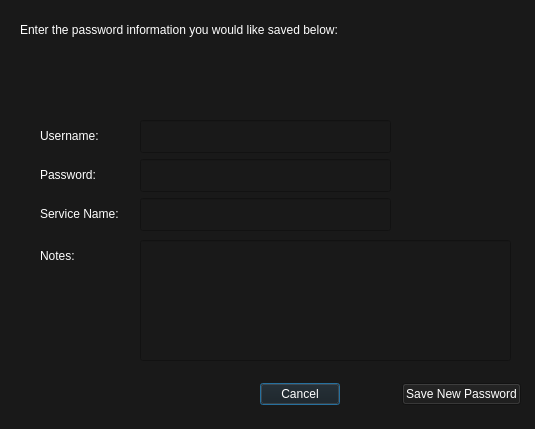
<?xml version="1.0" encoding="UTF-8"?>
<ui version="4.0">
 <class>Dialog</class>
 <widget class="QDialog" name="Dialog">
  <property name="geometry">
   <rect>
    <x>0</x>
    <y>0</y>
    <width>535</width>
    <height>429</height>
   </rect>
  </property>
  <property name="windowTitle">
   <string>Dialog</string>
  </property>
  <property name="autoFillBackground">
   <bool>false</bool>
  </property>
  <property name="styleSheet">
   <string notr="true">background-color: rgb(25,25,25)</string>
  </property>
  <widget class="QLabel" name="label_2">
   <property name="geometry">
    <rect>
     <x>40</x>
     <y>159</y>
     <width>93</width>
     <height>33</height>
    </rect>
   </property>
   <property name="text">
    <string>&lt;html&gt;&lt;head/&gt;&lt;body&gt;&lt;p&gt;&lt;span style=&quot; color:#ffffff;&quot;&gt;Password:&lt;/span&gt;&lt;/p&gt;&lt;/body&gt;&lt;/html&gt;</string>
   </property>
  </widget>
  <widget class="QLabel" name="label_4">
   <property name="geometry">
    <rect>
     <x>40</x>
     <y>198</y>
     <width>93</width>
     <height>33</height>
    </rect>
   </property>
   <property name="text">
    <string>&lt;html&gt;&lt;head/&gt;&lt;body&gt;&lt;p&gt;&lt;span style=&quot; color:#ffffff;&quot;&gt;Service Name:&lt;/span&gt;&lt;/p&gt;&lt;/body&gt;&lt;/html&gt;</string>
   </property>
  </widget>
  <widget class="QLineEdit" name="password_input">
   <property name="geometry">
    <rect>
     <x>140</x>
     <y>159</y>
     <width>251</width>
     <height>33</height>
    </rect>
   </property>
  </widget>
  <widget class="QLineEdit" name="service_name_input">
   <property name="geometry">
    <rect>
     <x>140</x>
     <y>198</y>
     <width>251</width>
     <height>33</height>
    </rect>
   </property>
  </widget>
  <widget class="QLabel" name="label">
   <property name="geometry">
    <rect>
     <x>40</x>
     <y>120</y>
     <width>93</width>
     <height>33</height>
    </rect>
   </property>
   <property name="text">
    <string>&lt;html&gt;&lt;head/&gt;&lt;body&gt;&lt;p&gt;&lt;span style=&quot; color:#ffffff;&quot;&gt;Username:&lt;/span&gt;&lt;/p&gt;&lt;/body&gt;&lt;/html&gt;</string>
   </property>
  </widget>
  <widget class="QLineEdit" name="username_input">
   <property name="geometry">
    <rect>
     <x>140</x>
     <y>120</y>
     <width>251</width>
     <height>33</height>
    </rect>
   </property>
  </widget>
  <widget class="QLabel" name="label_3">
   <property name="geometry">
    <rect>
     <x>20</x>
     <y>10</y>
     <width>441</width>
     <height>41</height>
    </rect>
   </property>
   <property name="text">
    <string>&lt;html&gt;&lt;head/&gt;&lt;body&gt;&lt;p&gt;&lt;span style=&quot; color:#ffffff;&quot;&gt;Enter the password information you would like saved below:&lt;/span&gt;&lt;/p&gt;&lt;/body&gt;&lt;/html&gt;</string>
   </property>
   <property name="wordWrap">
    <bool>true</bool>
   </property>
  </widget>
  <widget class="QLabel" name="result_message">
   <property name="geometry">
    <rect>
     <x>10</x>
     <y>70</y>
     <width>511</width>
     <height>31</height>
    </rect>
   </property>
   <property name="text">
    <string>&lt;html&gt;&lt;head/&gt;&lt;body&gt;&lt;p align=&quot;center&quot;&gt;&lt;br/&gt;&lt;/p&gt;&lt;/body&gt;&lt;/html&gt;</string>
   </property>
   <property name="wordWrap">
    <bool>true</bool>
   </property>
  </widget>
  <widget class="QWidget" name="layoutWidget">
   <property name="geometry">
    <rect>
     <x>260</x>
     <y>380</y>
     <width>261</width>
     <height>29</height>
    </rect>
   </property>
   <layout class="QHBoxLayout" name="horizontalLayout">
    <item>
     <widget class="QPushButton" name="cancel_button">
      <property name="palette">
       <palette>
        <active>
         <colorrole role="Button">
          <brush brushstyle="SolidPattern">
           <color alpha="255">
            <red>25</red>
            <green>25</green>
            <blue>25</blue>
           </color>
          </brush>
         </colorrole>
         <colorrole role="Text">
          <brush brushstyle="SolidPattern">
           <color alpha="255">
            <red>255</red>
            <green>255</green>
            <blue>255</blue>
           </color>
          </brush>
         </colorrole>
         <colorrole role="ButtonText">
          <brush brushstyle="SolidPattern">
           <color alpha="255">
            <red>255</red>
            <green>255</green>
            <blue>255</blue>
           </color>
          </brush>
         </colorrole>
         <colorrole role="Base">
          <brush brushstyle="SolidPattern">
           <color alpha="255">
            <red>25</red>
            <green>25</green>
            <blue>25</blue>
           </color>
          </brush>
         </colorrole>
         <colorrole role="Window">
          <brush brushstyle="SolidPattern">
           <color alpha="255">
            <red>25</red>
            <green>25</green>
            <blue>25</blue>
           </color>
          </brush>
         </colorrole>
        </active>
        <inactive>
         <colorrole role="Button">
          <brush brushstyle="SolidPattern">
           <color alpha="255">
            <red>25</red>
            <green>25</green>
            <blue>25</blue>
           </color>
          </brush>
         </colorrole>
         <colorrole role="Text">
          <brush brushstyle="SolidPattern">
           <color alpha="255">
            <red>255</red>
            <green>255</green>
            <blue>255</blue>
           </color>
          </brush>
         </colorrole>
         <colorrole role="ButtonText">
          <brush brushstyle="SolidPattern">
           <color alpha="255">
            <red>255</red>
            <green>255</green>
            <blue>255</blue>
           </color>
          </brush>
         </colorrole>
         <colorrole role="Base">
          <brush brushstyle="SolidPattern">
           <color alpha="255">
            <red>25</red>
            <green>25</green>
            <blue>25</blue>
           </color>
          </brush>
         </colorrole>
         <colorrole role="Window">
          <brush brushstyle="SolidPattern">
           <color alpha="255">
            <red>25</red>
            <green>25</green>
            <blue>25</blue>
           </color>
          </brush>
         </colorrole>
        </inactive>
        <disabled>
         <colorrole role="Button">
          <brush brushstyle="SolidPattern">
           <color alpha="255">
            <red>25</red>
            <green>25</green>
            <blue>25</blue>
           </color>
          </brush>
         </colorrole>
         <colorrole role="Text">
          <brush brushstyle="SolidPattern">
           <color alpha="255">
            <red>159</red>
            <green>158</green>
            <blue>158</blue>
           </color>
          </brush>
         </colorrole>
         <colorrole role="ButtonText">
          <brush brushstyle="SolidPattern">
           <color alpha="255">
            <red>159</red>
            <green>158</green>
            <blue>158</blue>
           </color>
          </brush>
         </colorrole>
         <colorrole role="Base">
          <brush brushstyle="SolidPattern">
           <color alpha="255">
            <red>25</red>
            <green>25</green>
            <blue>25</blue>
           </color>
          </brush>
         </colorrole>
         <colorrole role="Window">
          <brush brushstyle="SolidPattern">
           <color alpha="255">
            <red>25</red>
            <green>25</green>
            <blue>25</blue>
           </color>
          </brush>
         </colorrole>
        </disabled>
       </palette>
      </property>
      <property name="text">
       <string>Cancel</string>
      </property>
     </widget>
    </item>
    <item>
     <spacer name="horizontalSpacer">
      <property name="orientation">
       <enum>Qt::Horizontal</enum>
      </property>
      <property name="sizeHint" stdset="0">
       <size>
        <width>40</width>
        <height>20</height>
       </size>
      </property>
     </spacer>
    </item>
    <item>
     <widget class="QPushButton" name="save_button">
      <property name="palette">
       <palette>
        <active>
         <colorrole role="Button">
          <brush brushstyle="SolidPattern">
           <color alpha="255">
            <red>25</red>
            <green>25</green>
            <blue>25</blue>
           </color>
          </brush>
         </colorrole>
         <colorrole role="ButtonText">
          <brush brushstyle="SolidPattern">
           <color alpha="255">
            <red>255</red>
            <green>255</green>
            <blue>255</blue>
           </color>
          </brush>
         </colorrole>
         <colorrole role="Base">
          <brush brushstyle="SolidPattern">
           <color alpha="255">
            <red>25</red>
            <green>25</green>
            <blue>25</blue>
           </color>
          </brush>
         </colorrole>
         <colorrole role="Window">
          <brush brushstyle="SolidPattern">
           <color alpha="255">
            <red>25</red>
            <green>25</green>
            <blue>25</blue>
           </color>
          </brush>
         </colorrole>
        </active>
        <inactive>
         <colorrole role="Button">
          <brush brushstyle="SolidPattern">
           <color alpha="255">
            <red>25</red>
            <green>25</green>
            <blue>25</blue>
           </color>
          </brush>
         </colorrole>
         <colorrole role="ButtonText">
          <brush brushstyle="SolidPattern">
           <color alpha="255">
            <red>255</red>
            <green>255</green>
            <blue>255</blue>
           </color>
          </brush>
         </colorrole>
         <colorrole role="Base">
          <brush brushstyle="SolidPattern">
           <color alpha="255">
            <red>25</red>
            <green>25</green>
            <blue>25</blue>
           </color>
          </brush>
         </colorrole>
         <colorrole role="Window">
          <brush brushstyle="SolidPattern">
           <color alpha="255">
            <red>25</red>
            <green>25</green>
            <blue>25</blue>
           </color>
          </brush>
         </colorrole>
        </inactive>
        <disabled>
         <colorrole role="Button">
          <brush brushstyle="SolidPattern">
           <color alpha="255">
            <red>25</red>
            <green>25</green>
            <blue>25</blue>
           </color>
          </brush>
         </colorrole>
         <colorrole role="ButtonText">
          <brush brushstyle="SolidPattern">
           <color alpha="255">
            <red>159</red>
            <green>158</green>
            <blue>158</blue>
           </color>
          </brush>
         </colorrole>
         <colorrole role="Base">
          <brush brushstyle="SolidPattern">
           <color alpha="255">
            <red>25</red>
            <green>25</green>
            <blue>25</blue>
           </color>
          </brush>
         </colorrole>
         <colorrole role="Window">
          <brush brushstyle="SolidPattern">
           <color alpha="255">
            <red>25</red>
            <green>25</green>
            <blue>25</blue>
           </color>
          </brush>
         </colorrole>
        </disabled>
       </palette>
      </property>
      <property name="text">
       <string>Save New Password</string>
      </property>
     </widget>
    </item>
   </layout>
  </widget>
  <widget class="QLineEdit" name="notes_input">
   <property name="geometry">
    <rect>
     <x>140</x>
     <y>240</y>
     <width>371</width>
     <height>121</height>
    </rect>
   </property>
  </widget>
  <widget class="QLabel" name="label_5">
   <property name="geometry">
    <rect>
     <x>40</x>
     <y>240</y>
     <width>93</width>
     <height>33</height>
    </rect>
   </property>
   <property name="text">
    <string>&lt;html&gt;&lt;head/&gt;&lt;body&gt;&lt;p&gt;&lt;span style=&quot; color:#ffffff;&quot;&gt;Notes:&lt;/span&gt;&lt;/p&gt;&lt;/body&gt;&lt;/html&gt;</string>
   </property>
  </widget>
  <zorder>label_2</zorder>
  <zorder>label_4</zorder>
  <zorder>password_input</zorder>
  <zorder>service_name_input</zorder>
  <zorder>label</zorder>
  <zorder>username_input</zorder>
  <zorder>label_3</zorder>
  <zorder>result_message</zorder>
  <zorder>layoutWidget</zorder>
  <zorder>horizontalSpacer</zorder>
  <zorder>notes_input</zorder>
  <zorder>label_5</zorder>
 </widget>
 <resources/>
 <connections/>
</ui>
